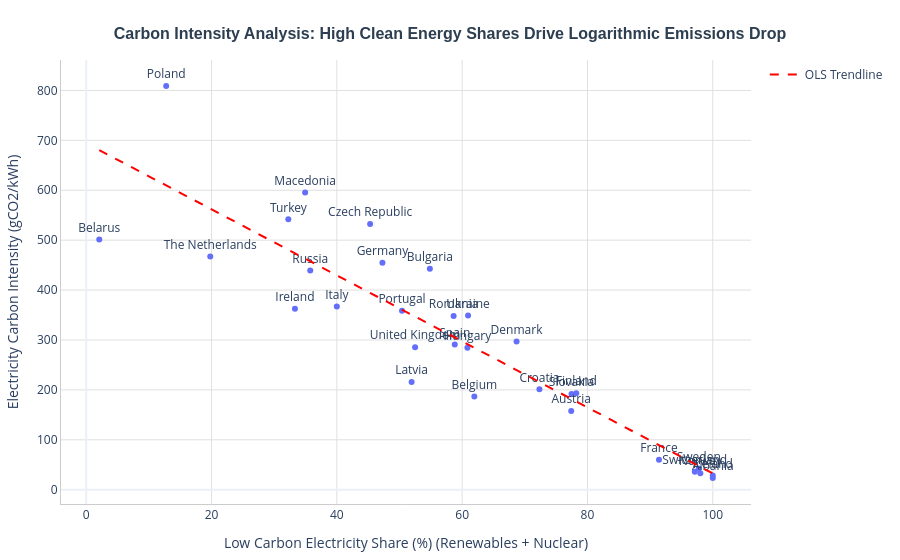

The notebook cell saved with this chart:
### Markdown cell above
---  
## Question 6: Carbon Intensity of Electricity vs. Low-Carbon Share
*   **Analytical Context:** How does a country's share of low-carbon electricity (renewables + nuclear) relate to its final electricity carbon intensity, and is the relationship linear or logarithmic?
*   **Design Intent:** Plot low-carbon share against gCO2/kWh with a logarithmic trend line.

### Code cell
df_q6 = df[df['Year'] == 2018].dropna(subset=['Low_carbonShare', 'carbon_intensity_elec'])

# Extract coordinates for manual trendline calculation
x_vals = df_q6['Low_carbonShare'].values
y_vals = df_q6['carbon_intensity_elec'].values
idx = np.isfinite(x_vals) & np.isfinite(y_vals)

if len(x_vals[idx]) > 1:
    coef = np.polyfit(x_vals[idx], y_vals[idx], 1)
    poly_fn = np.poly1d(coef)
    x_range = np.linspace(x_vals[idx].min(), x_vals[idx].max(), 100)
    y_range = poly_fn(x_range)
else:
    x_range, y_range = [], []

fig_q6 = px.scatter(
    df_q6,
    x='Low_carbonShare',
    y='carbon_intensity_elec',
    text='Country'
)

# Add the manual trendline trace
if len(x_range) > 0:
    fig_q6.add_trace(go.Scatter(
        x=x_range,
        y=y_range,
        mode='lines',
        name='OLS Trendline',
        line=dict(color='red', dash='dash')
    ))

fig_q6 = apply_layout_styling(
    fig_q6,
    "<b>Carbon Intensity Analysis: High Clean Energy Shares Drive Logarithmic Emissions Drop</b>",
    "Low Carbon Electricity Share (%) (Renewables + Nuclear)",
    "Electricity Carbon Intensity (gCO2/kWh)"
)
fig_q6.update_traces(textposition='top center', selector=dict(type='scatter'))
fig_q6.show()

### Figure 1 — Plotly figure (JSON) as saved in the notebook; plotly's stock layout.template omitted (floating-point values rounded to 4 significant figures)
{"data": [{"hovertemplate": "Low_carbonShare=%{x}<br>carbon_intensity_elec=%{y}<br>Country=%{text}<extra></extra>", "legendgroup": "", "marker": {"color": "#636efa", "symbol": "circle"}, "mode": "markers+text", "name": "", "orientation": "v", "showlegend": false, "text": ["Albania", "Austria", "Belarus", "Belgium", "Bulgaria", "Croatia", "Czech Republic", "Denmark", "Finland", "France", "Germany", "Hungary", "Iceland", "Ireland", "Italy", "Latvia", "Macedonia", "Norway", "Poland", "Portugal", "Romania", "Russia", "Slovakia", "Spain", "Sweden", "Switzerland", "The Netherlands", "Turkey", "Ukraine", "United Kingdom"], "textposition": "top center", "type": "scatter", "x": [100.0, 77.41, 2.077, 61.95, 54.85, 72.34, 45.31, 68.69, 78.21, 91.42, 47.28, 60.84, 100.0, 33.31, 40.0, 51.93, 34.94, 98.02, 12.76, 50.4, 58.64, 35.75, 77.46, 58.82, 97.76, 97.13, 19.8, 32.26, 60.95, 52.49], "xaxis": "x", "y": [23.39, 157.9, 501.1, 186.9, 442.7, 201.2, 532.6, 296.9, 193.4, 59.92, 454.6, 284.6, 28.44, 362.4, 366.9, 215.8, 595.4, 33.1, 809.0, 358.7, 348.1, 439.3, 191.7, 290.9, 42.73, 36.05, 467.1, 541.8, 349.3, 285.6], "yaxis": "y"}, {"line": {"color": "red", "dash": "dash"}, "mode": "lines", "name": "OLS Trendline", "textposition": "top center", "type": "scatter", "x": [2.077, 3.067, 4.056, 5.045, 6.034, 7.023, 8.012, 9.001, 9.99, 10.98, 11.97, 12.96, 13.95, 14.94, 15.93, 16.91, 17.9, 18.89, 19.88, 20.87, 21.86, 22.85, 23.84, 24.83, 25.82, 26.81, 27.79, 28.78, 29.77, 30.76, 31.75, 32.74, 33.73, 34.72, 35.71, 36.7, 37.69, 38.67, 39.66, 40.65, 41.64, 42.63, 43.62, 44.61, 45.6, 46.59, 47.58, 48.57, 49.56, 50.54, 51.53, 52.52, 53.51, 54.5, 55.49, 56.48, 57.47, 58.46, 59.45, 60.44, 61.42, 62.41, 63.4, 64.39, 65.38, 66.37, 67.36, 68.35, 69.34, 70.33, 71.32, 72.3, 73.29, 74.28, 75.27, 76.26, 77.25, 78.24, 79.23, 80.22, 81.21, 82.2, 83.19, 84.17, 85.16, 86.15, 87.14, 88.13, 89.12, 90.11, 91.1, 92.09, 93.08, 94.07, 95.05, 96.04, 97.03, 98.02, 99.01, 100.0], "y": [680.4, 673.8, 667.3, 660.7, 654.2, 647.7, 641.1, 634.6, 628.0, 621.5, 614.9, 608.4, 601.9, 595.3, 588.8, 582.2, 575.7, 569.2, 562.6, 556.1, 549.5, 543.0, 536.4, 529.9, 523.4, 516.8, 510.3, 503.7, 497.2, 490.6, 484.1, 477.6, 471.0, 464.5, 457.9, 451.4, 444.8, 438.3, 431.8, 425.2, 418.7, 412.1, 405.6, 399.0, 392.5, 386.0, 379.4, 372.9, 366.3, 359.8, 353.3, 346.7, 340.2, 333.6, 327.1, 320.5, 314.0, 307.5, 300.9, 294.4, 287.8, 281.3, 274.7, 268.2, 261.7, 255.1, 248.6, 242.0, 235.5, 228.9, 222.4, 215.9, 209.3, 202.8, 196.2, 189.7, 183.1, 176.6, 170.1, 163.5, 157.0, 150.4, 143.9, 137.4, 130.8, 124.3, 117.7, 111.2, 104.6, 98.1, 91.56, 85.01, 78.47, 71.93, 65.39, 58.84, 52.3, 45.76, 39.22, 32.67]}], "layout": {"hovermode": "closest", "legend": {"tracegroupgap": 0}, "margin": {"b": 40, "l": 40, "r": 40, "t": 60}, "paper_bgcolor": "white", "plot_bgcolor": "white", "title": {"font": {"color": "#2c3e50", "family": "Arial", "size": 16}, "text": "<b>Carbon Intensity Analysis: High Clean Energy Shares Drive Logarithmic Emissions Drop</b>", "x": 0.5, "xanchor": "center", "y": 0.95, "yanchor": "top"}, "xaxis": {"anchor": "y", "domain": [0.0, 1.0], "gridcolor": "#e0e0e0", "linecolor": "#cccccc", "showgrid": true, "showline": true, "title": {"text": "Low Carbon Electricity Share (%) (Renewables + Nuclear)"}}, "yaxis": {"anchor": "x", "domain": [0.0, 1.0], "gridcolor": "#e0e0e0", "linecolor": "#cccccc", "showgrid": true, "showline": true, "title": {"text": "Electricity Carbon Intensity (gCO2/kWh)"}}}}
